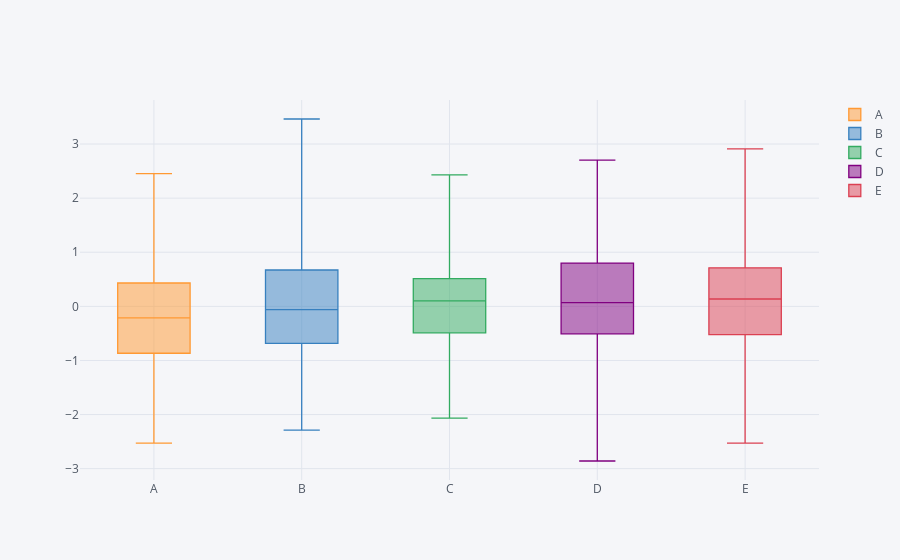

Source (notebook cell):
### Markdown cell above
# BoxPlot

### Code cell
df1.iplot(kind='box')

### Figure 1 — Plotly figure (JSON) as saved in the notebook; plotly's stock layout.template omitted (floating-point values rounded to 4 significant figures; data arrays with more than 128 entries replaced by an {"elided": "..."} marker saying what was removed)
{"data": [{"boxpoints": false, "line": {"width": 1.3}, "marker": {"color": "rgba(255, 153, 51, 1.0)"}, "name": "A", "type": "box", "y": {"elided": "200 float values"}}, {"boxpoints": false, "line": {"width": 1.3}, "marker": {"color": "rgba(55, 128, 191, 1.0)"}, "name": "B", "type": "box", "y": {"elided": "200 float values"}}, {"boxpoints": false, "line": {"width": 1.3}, "marker": {"color": "rgba(50, 171, 96, 1.0)"}, "name": "C", "type": "box", "y": {"elided": "200 float values"}}, {"boxpoints": false, "line": {"width": 1.3}, "marker": {"color": "rgba(128, 0, 128, 1.0)"}, "name": "D", "type": "box", "y": {"elided": "200 float values"}}, {"boxpoints": false, "line": {"width": 1.3}, "marker": {"color": "rgba(219, 64, 82, 1.0)"}, "name": "E", "type": "box", "y": {"elided": "200 float values"}}], "layout": {"legend": {"bgcolor": "#F5F6F9", "font": {"color": "#4D5663"}}, "paper_bgcolor": "#F5F6F9", "plot_bgcolor": "#F5F6F9", "titlefont": {"color": "#4D5663"}, "xaxis1": {"gridcolor": "#E1E5ED", "showgrid": true, "tickfont": {"color": "#4D5663"}, "title": "", "titlefont": {"color": "#4D5663"}, "zerolinecolor": "#E1E5ED"}, "yaxis1": {"gridcolor": "#E1E5ED", "showgrid": true, "tickfont": {"color": "#4D5663"}, "title": "", "titlefont": {"color": "#4D5663"}, "zerolinecolor": "#E1E5ED"}}}
